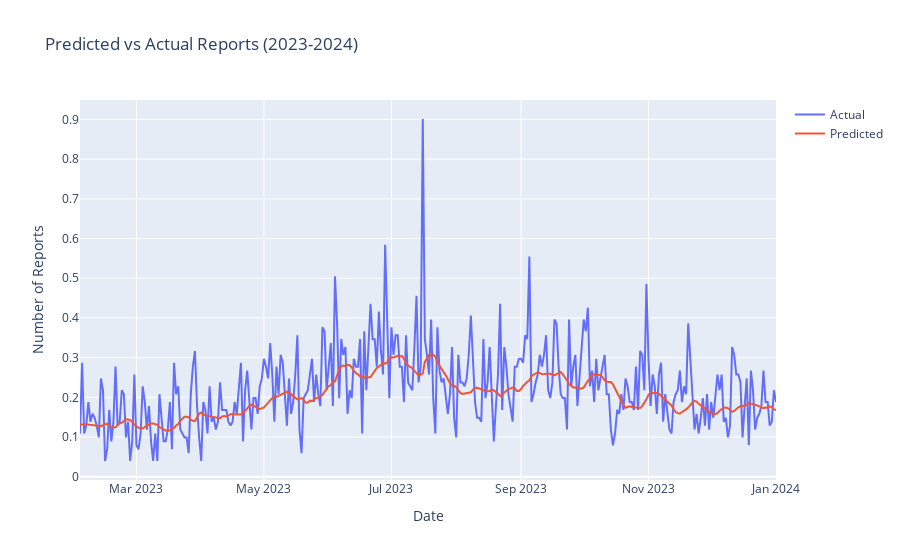

The cell this chart's notebook holds for it:
### Code cell
import pandas as pd
import numpy as np
from sklearn.preprocessing import MinMaxScaler
from tensorflow.keras.models import Sequential
from tensorflow.keras.layers import LSTM, Dense, Input, Dropout
from tensorflow.keras.callbacks import EarlyStopping
import plotly.graph_objects as go

# Assume 'df' is your DataFrame with columns 'requested_datetime' and 'service_name'
# Convert requested_datetime to date
df1 = df.copy()
df1['date'] = pd.to_datetime(df1['requested_datetime'].dt.date)

# Group by date and service_name to get the number of reports per service type per day
df_grouped = df1.groupby(['date', 'service_name']).size().reset_index(name='num_reports')

# Pivot the data to create columns for each service_name
df_pivot  = df_grouped.pivot(index='date', columns='service_name', values='num_reports').fillna(0).reset_index()

# Add the total number of reports per day as a separate column
df_pivot['total_reports'] = df_pivot.drop(columns='date').sum(axis=1)

# Split the data into training (until end of 2021), validation (2022), and testing (2023-2024)
train_data = df_pivot[df_pivot['date'] < '2022-01-01']
val_data   = df_pivot[(df_pivot['date'] >= '2022-01-01') & (df_pivot['date'] < '2023-01-01')]
test_data  = df_pivot[(df_pivot['date'] >= '2023-01-01') & (df_pivot['date'] <= '2024-01-01')]

# Prepare the data for LSTM
scaler = MinMaxScaler(feature_range=(0, 1))

# Scale each set independently to prevent data leakage
train_scaled = scaler.fit_transform(train_data.drop(columns='date'))
val_scaled = scaler.fit_transform(val_data.drop(columns='date'))
test_scaled = scaler.transform(test_data.drop(columns='date'))

# Function to create sequences for LSTM
def create_sequences(data, sequence_length=30):
    X, y = [], []
    for i in range(len(data) - sequence_length):
        X.append(data[i:(i + sequence_length), :])   # Use all columns except the last one for prediction
        y.append(data[i + sequence_length, -1])      # Predict the 'total_reports' column
    return np.array(X), np.array(y)

# Create sequences
sequence_length = 32
X_train, y_train = create_sequences(train_scaled, sequence_length)
X_val, y_val = create_sequences(val_scaled, sequence_length)
X_test, y_test = create_sequences(test_scaled, sequence_length)

# Reshape input for LSTM (samples, time steps, features)
X_train = np.reshape(X_train, (X_train.shape[0], X_train.shape[1], X_train.shape[2]))
X_val = np.reshape(X_val, (X_val.shape[0], X_val.shape[1], X_val.shape[2]))
X_test = np.reshape(X_test, (X_test.shape[0], X_test.shape[1], X_test.shape[2]))

# Early stopping callback with validation loss
early_stopping = EarlyStopping(
    monitor='val_loss',  # Use validation loss for early stopping
    patience=10,
    min_delta=0.001,
    restore_best_weights=True
)

# Build LSTM model using Input layer
model = Sequential()
model.add(Input(shape=(sequence_length, X_train.shape[2])))  # Define input shape here
model.add(LSTM(50, return_sequences=True))
model.add(Dropout(0.2))  # Add dropout to prevent overfitting
model.add(LSTM(50, return_sequences=False))
model.add(Dropout(0.2))  # Add dropout to prevent overfitting
model.add(Dense(25))
model.add(Dense(1))

# Compile the model with a smaller learning rate
model.compile(optimizer='adam', loss='mean_squared_error')

# Train the model with validation data
history = model.fit(
    X_train, y_train, 
    batch_size=32, 
    epochs=100, 
    validation_data=(X_val, y_val),  # Specify validation data
    callbacks=[early_stopping]
)

# Predict using the test set
test_predictions = model.predict(X_test)

# Plotting
fig = go.Figure()
fig.add_trace(go.Scatter(x=test_data['date'][sequence_length:], y=y_test, mode='lines', name='Actual'))
fig.add_trace(go.Scatter(x=test_data['date'][sequence_length:], y=test_predictions.flatten(), mode='lines', name='Predicted'))
fig.update_layout(title='Predicted vs Actual Reports (2023-2024)', xaxis_title='Date', yaxis_title='Number of Reports')
fig.show()

### Figure 1 — Plotly figure (JSON) as saved in the notebook; plotly's stock layout.template omitted (floating-point values rounded to 4 significant figures; data arrays with more than 128 entries replaced by an {"elided": "..."} marker saying what was removed)
{"data": [{"mode": "lines", "name": "Actual", "type": "scatter", "x": {"elided": "334 str values"}, "y": {"elided": "334 float values"}}, {"mode": "lines", "name": "Predicted", "type": "scatter", "x": {"elided": "334 str values"}, "y": {"elided": "334 float values"}}], "layout": {"title": {"text": "Predicted vs Actual Reports (2023-2024)"}, "xaxis": {"title": {"text": "Date"}}, "yaxis": {"title": {"text": "Number of Reports"}}}}
